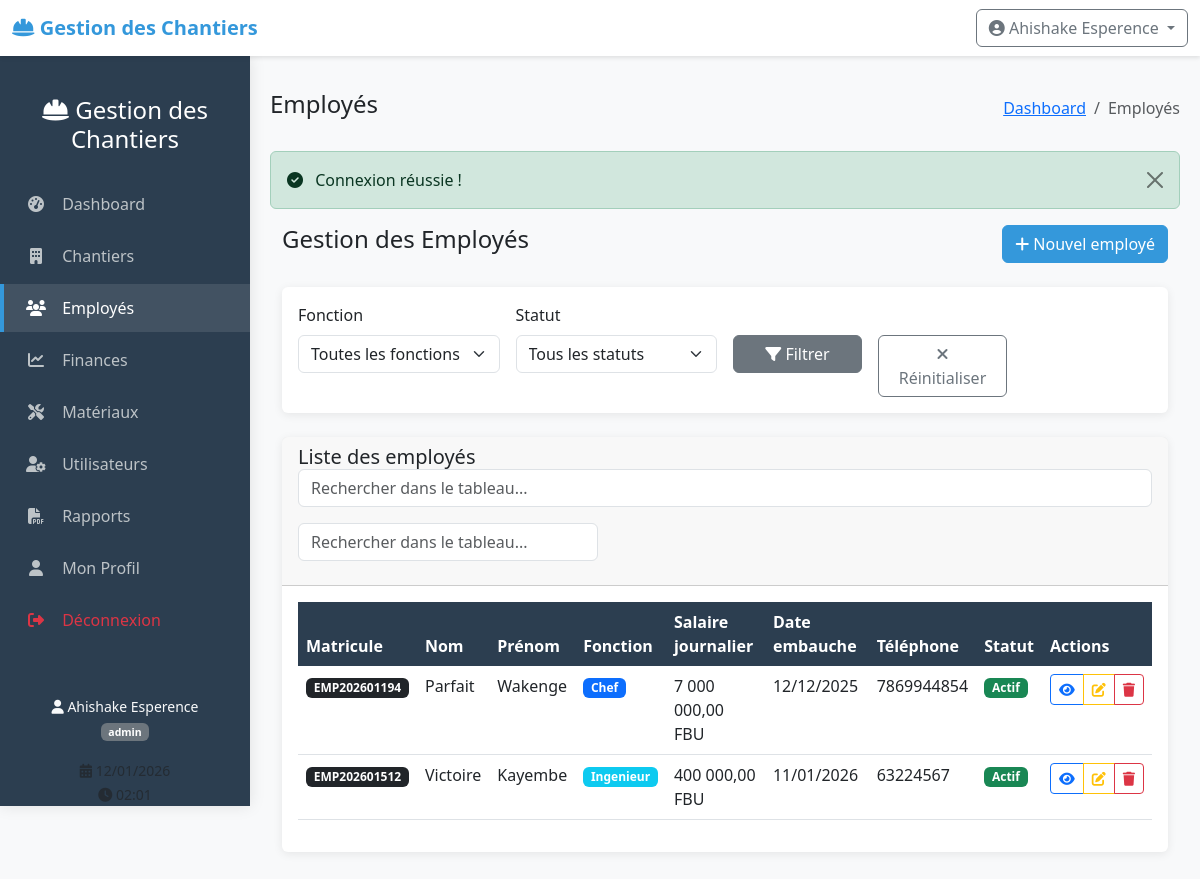
The app's page /index.php?controller=employe&action=index (signed in) with its own data.
### tables this page shows
CREATE TABLE employes (
    id INTEGER PRIMARY KEY AUTOINCREMENT,
    matricule VARCHAR(20) UNIQUE NOT NULL,
    nom VARCHAR(100) NOT NULL,
    prenom VARCHAR(100) NOT NULL,
    email VARCHAR(150) UNIQUE,
    telephone VARCHAR(20),
    fonction VARCHAR(50) NOT NULL CHECK(fonction IN ('chef', 'ouvrier', 'ingenieur')),
    salaire_journalier DECIMAL(8,2) NOT NULL,
    date_embauche DATE NOT NULL,
    statut VARCHAR(20) DEFAULT 'actif' CHECK(statut IN ('actif', 'inactif', 'congé')),
    created_at DATETIME DEFAULT CURRENT_TIMESTAMP
);

### index.php (called while the page is built, shortened)
<?php
$controller = $_GET['controller'] ?? 'dashboard';
$action = $_GET['action'] ?? 'index';
$controllerInstance = new $controllerClass();
$id = $_GET['id'] ?? null;
if ($id !== null) {
    $data = $controllerInstance->$action($id);
} else {
    $data = $controllerInstance->$action();
}
$viewFolders = [
    'dashboard' => 'dashboard',
    'chantier' => 'chantiers',
    'employe' => 'employes',
    'materiau' => 'materiaux',
    'finance' => 'finances',
    'user' => 'users',
    'rapport' => 'repports'
];
$viewFolder = $viewFolders[$controller] ?? 'dashboard';
$viewFile = __DIR__ . '/views/' . $viewFolder . '/' . $action . '.php';
require_once $viewFile;

### models/Employe.php (called while the page is built, shortened)
<?php
class Employe {
    private $db;
    public function __construct() {
        $this->db = Database::getInstance()->getConnection();
    }
    public function getAll($filters = []) {
        $sql = "SELECT * FROM employes WHERE 1=1";
        $params = [];
        $sql .= " ORDER BY nom, prenom";
        $stmt = $this->db->prepare($sql);
        $stmt->execute($params);
        return $stmt->fetchAll();
    }
}
?>

### config/database.php (called while the page is built, shortened)
<?php
class Database {
    private static $instance = null;
    private $connection;
    private function __construct() {
        try {
            $this->connection = new PDO('sqlite:' . dirname(__DIR__) . '/data/chantiers.db');
            $this->connection->setAttribute(PDO::ATTR_ERRMODE, PDO::ERRMODE_EXCEPTION);
            $this->connection->setAttribute(PDO::ATTR_DEFAULT_FETCH_MODE, PDO::FETCH_ASSOC);
            $this->connection->exec('PRAGMA foreign_keys = ON');
        } catch(PDOException $e) {
            die("Erreur de connexion : " . $e->getMessage());
        }
    }
    public static function getInstance() {
        if (self::$instance == null) {
            self::$instance = new Database();
        }
        return self::$instance;
    }
    public function getConnection() {
        return $this->connection;
    }
}
?>

### controllers/EmployeController.php (called while the page is built, shortened)
<?php
require_once __DIR__ . '/../models/Employe.php';
class EmployeController {
    private $employeModel;
    public function __construct() {
        $this->employeModel = new Employe();
    }
    public function index() {
        $filters = [];
        $employes = $this->employeModel->getAll($filters);
        return [
            'employes' => $employes,
            'filters' => $filters
        ];
    }
}
?>

### views/employes/index.php (the view, shortened to what this page needs)
<?php
include __DIR__ . '/../../includes/header.php';
$data = $GLOBALS['data'] ?? [];
$employes = $data['employes'] ?? [];
?>
<div class="container-fluid">
    <div class="d-flex justify-content-between align-items-center mb-4">
        <h4>Gestion des Employés</h4>
        <div>
            <a href="index.php?controller=employe&action=create" class="btn btn-primary">
                <i class="fas fa-plus"></i> Nouvel employé
            </a>
        </div>
    </div>
    <div class="card mb-4">
        <div class="card-body">
            <form method="GET" action="" class="row g-3">
                <div class="col-md-3">
                    <label class="form-label">Fonction</label>
                    <select name="fonction" class="form-select">
                        <option value="">Toutes les fonctions</option>
                    </select>
                </div>
                <div class="col-md-3">
                    <label class="form-label">Statut</label>
                    <select name="statut" class="form-select">
                        <option value="">Tous les statuts</option>
                    </select>
                </div>
                <div class="col-md-2">
                    <label class="form-label">&nbsp;</label>
                    <button type="submit" class="btn btn-secondary w-100">
                        <i class="fas fa-filter"></i> Filtrer
                    </button>
                </div>
                <div class="col-md-2">
                    <label class="form-label">&nbsp;</label>
                    <a href="index.php?controller=employe&action=index" class="btn btn-outline-secondary w-100">
                        <i class="fas fa-times"></i> Réinitialiser
                    </a>
                </div>
            </form>
        </div>
    </div>
    <div class="card">
        <div class="card-header">
            <h5 class="card-title mb-0">Liste des employés</h5>
        </div>
        <div class="card-body">
            <?php if (empty($employes)): ?>
            <div class="alert alert-info">
                <i class="fas fa-info-circle"></i> Aucun employé trouvé.
            </div>
            <?php else: ?>
            <div class="table-responsive">
                <table class="table table-hover" id="tableEmployes">
                    <thead>
                        <tr>
                            <th>Matricule</th>
                            <th>Nom</th>
                            <th>Prénom</th>
                            <th>Fonction</th>
                            <th>Salaire journalier</th>
                            <th>Date embauche</th>
                            <th>Téléphone</th>
                            <th>Statut</th>
                            <th>Actions</th>
                        </tr>
                    </thead>
                    <tbody>
                        <?php foreach ($employes as $employe): ?>
                        <tr>
                            <td>
                                <span class="badge bg-dark"><?php echo htmlspecialchars($employe['matricule']); ?></span>
                            </td>
                            <td><?php echo htmlspecialchars($employe['nom']); ?></td>
                            <td><?php echo htmlspecialchars($employe['prenom']); ?></td>
                            <td>
                                <span class="badge
                                    <?php echo $employe['fonction'] == 'chef' ? 'bg-primary' :
                                           ($employe['fonction'] == 'ingenieur' ? 'bg-info' : 'bg-secondary'); ?>">
                                    <?php echo ucfirst($employe['fonction']); ?>
                                </span>
                            </td>
                            <td><?php echo number_format($employe['salaire_journalier'], 2, ',', ' '); ?> FBU</td>
                            <td><?php echo date('d/m/Y', strtotime($employe['date_embauche'])); ?></td>
                            <td><?php echo htmlspecialchars($employe['telephone'] ?? 'N/A'); ?></td>
                            <td>
                                <span class="badge
                                    <?php echo $employe['statut'] == 'actif' ? 'bg-success' :
                                           ($employe['statut'] == 'congé' ? 'bg-warning' : 'bg-danger'); ?>">
                                    <?php echo ucfirst($employe['statut']); ?>
                                </span>
                            </td>
                            <td>
                                <div class="btn-group btn-group-sm" role="group">
                                    <a href="index.php?controller=employe&action=view&id=<?php echo $employe['id']; ?>"
                                       class="btn btn-outline-primary" title="Voir">
                                        <i class="fas fa-eye"></i>
                                    </a>
                                    <?php if ($_SESSION['role'] == 'admin' || $_SESSION['role'] == 'chef'): ?>
                                    <a href="index.php?controller=employe&action=edit&id=<?php echo $employe['id']; ?>"
                                       class="btn btn-outline-warning" title="Modifier">
                                        <i class="fas fa-edit"></i>
                                    </a>
                                    <?php endif; ?>
                                    <?php if ($_SESSION['role'] == 'admin'): ?>
                                    <a href="index.php?controller=employe&action=delete&id=<?php echo $employe['id']; ?>"
                                       class="btn btn-outline-danger btn-delete" title="Supprimer">
                                        <i class="fas fa-trash"></i>
                                    </a>
                                    <?php endif; ?>
                                </div>
                            </td>
                        </tr>
                        <?php endforeach; ?>
                    </tbody>
                </table>
            </div>
            <?php endif; ?>
        </div>
    </div>
</div>
<?php include __DIR__ . '/../../includes/footer.php'; ?>

### includes/header.php (style rules this page uses)
:root { --primary-color: #2c3e50; --secondary-color: #3498db; --success-color: #27ae60; --warning-color: #f39c12; --danger-color: #e74c3c; --light-color: #ecf0f1; --dark-color: #2c3e50; }
body { font-family: 'Segoe UI', Tahoma, Geneva, Verdana, sans-serif; background-color: #f8f9fa; min-height: 100vh; }
.card { border: none; box-shadow: 0 2px 10px rgba(0,0,0,0.08); transition: transform 0.3s; margin-bottom: 20px; }
.btn-primary { background-color: var(--secondary-color); border-color: var(--secondary-color); }
.table th { background-color: var(--primary-color); color: white; border: none; }

### records on screen
employes: matricule "EMP202601194", nom "Parfait", prenom "Wakenge", fonction "Chef", salaire_journalier "7 000 000,00", date_embauche "12/12/2025", telephone "7869944854", statut "Actif"
employes: matricule "EMP202601512", nom "Victoire", prenom "Kayembe", fonction "Ingenieur", salaire_journalier "400 000,00", date_embauche "11/01/2026", telephone "63224567", statut "Actif"

### other values on screen
APP_NAME "Gestion des Chantiers"
$_SESSION['nom_complet'] "Ahishake Esperence"
$_SESSION['role'] "admin"
$page_title "Employés"
$_SESSION['success'] "Connexion réussie !"
